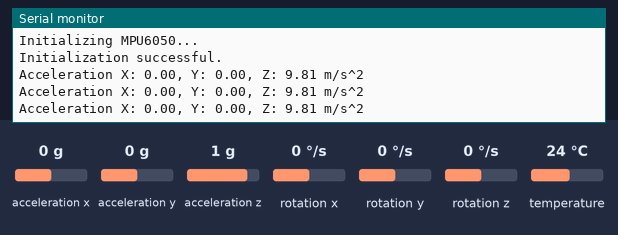
Simulated run of this sketch. Board: Arduino Uno, built with avr-gcc and run on an emulated ATmega328P. On the bench: the last lines printed to the serial monitor. Inputs (shaded band) come from the test bench; at power-on: acceleration x 0 g, acceleration y 0 g, acceleration z 1 g, rotation x 0 °/s, rotation y 0 °/s, rotation z 0 °/s, temperature 24 °C.

Above: at 1.3 s.
1.4 s: acceleration x set to -1.4 g
At 1.9 s:
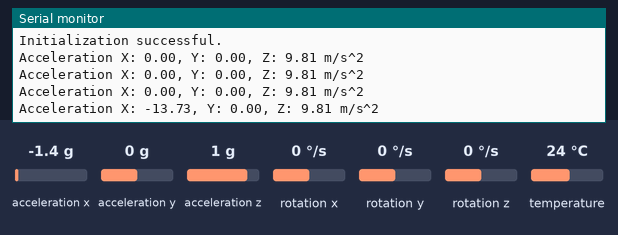
2.9 s: acceleration y set to -1.4 g
At 3.4 s:
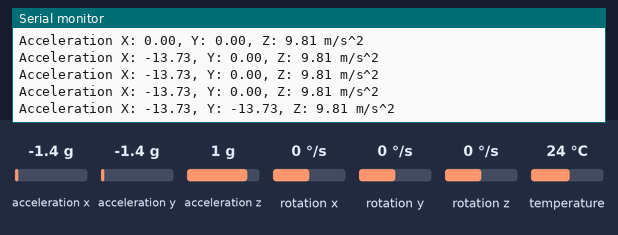
4.4 s: acceleration z set to -1.4 g
At 5.0 s:
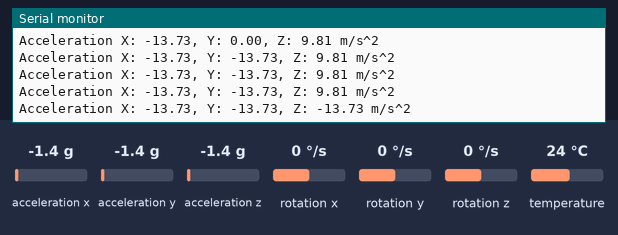

The sketch:

MPU6050_Test.ino
```cpp
#include <Adafruit_MPU6050.h>
#include <Adafruit_Sensor.h>
#include <Wire.h>

Adafruit_MPU6050 acc;

void setup(void) {
  Serial.begin(115200);

  // Attempt to intialize MPU6050
  Serial.println("Initializing MPU6050...");
  if (!acc.begin()) {
    Serial.println("Failed to intialize.");
    while (1);
  } Serial.println("Initialization successful.");

  acc.setAccelerometerRange(MPU6050_RANGE_8_G);
}

void loop() {
  sensors_event_t a, g, t;
  acc.getEvent(&a, &g, &t);

  Serial.print("Acceleration X: ");
  Serial.print(a.acceleration.x);
  Serial.print(", Y: ");
  Serial.print(a.acceleration.y);
  Serial.print(", Z: ");
  Serial.print(a.acceleration.z);
  Serial.println(" m/s^2");

  delay(500);
}
```

Measured:
- after the input at 1.4 s, the serial monitor: prints a new line after 0.11 s (image 1)
- after the input at 2.9 s, the serial monitor: prints a new line after 0.13 s (image 2)
- after the input at 4.4 s, the serial monitor: prints a new line after 0.14 s (image 3)
